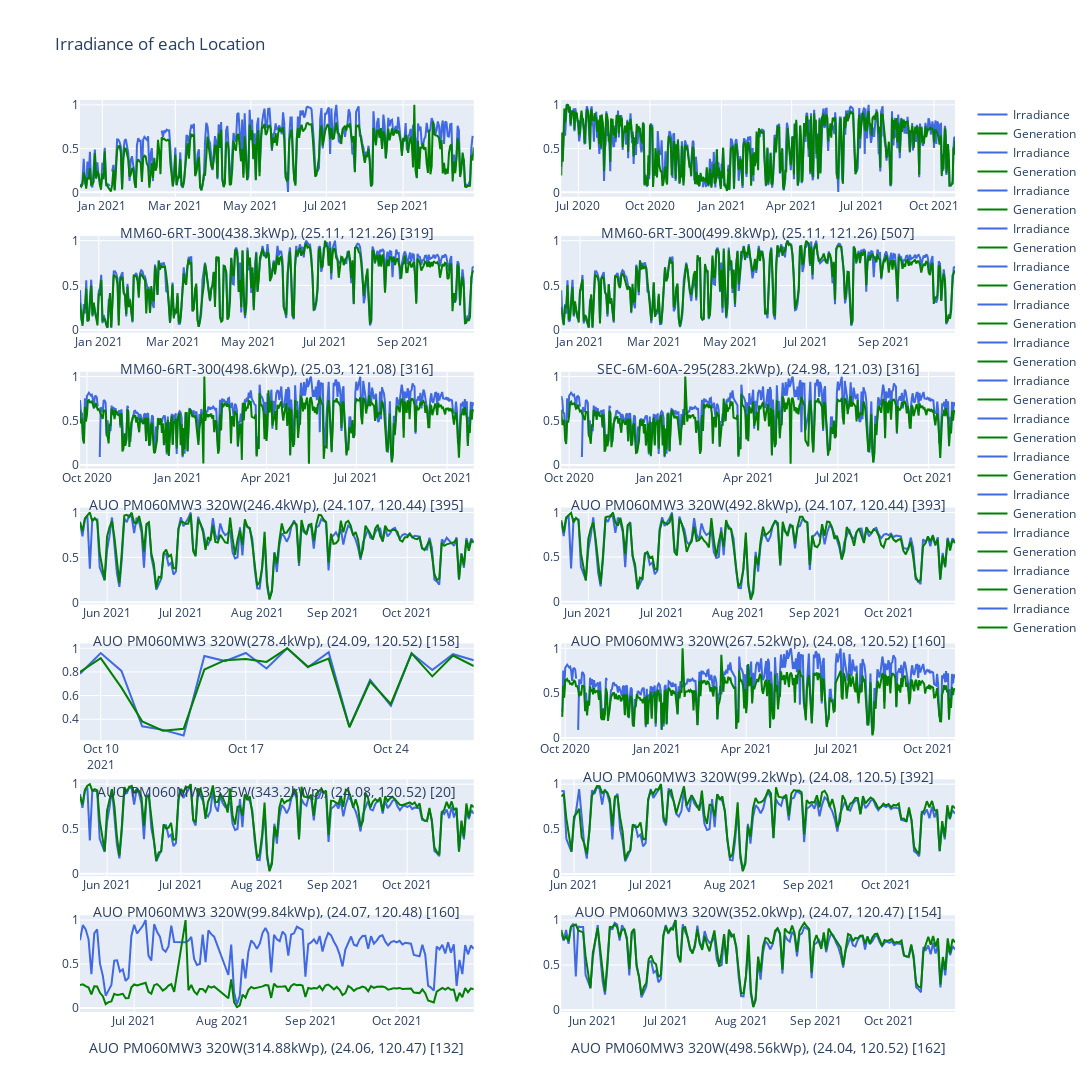

The notebook cell saved with this chart:
### Code cell
from plotly.subplots import make_subplots
import plotly.graph_objects as go

fig = make_subplots(rows=math.ceil(len(train_counts_module_capacity_location)/2), cols=2)
for i, row in train_counts_module_capacity_location.iterrows():
    idf = train[train['Lat'].eq(row['Lat']) & train['Lon'].eq(row['Lon']) & train['Module'].eq(row['Module']) & train['Capacity'].eq(row['Capacity'])]
    fig.add_trace(go.Scatter(x=idf['Date'], y=idf['Irradiance']/idf['Irradiance'].max(), name='Irradiance', line = dict(color='royalblue')), row=i//2+1, col=i%2+1)
    fig.add_trace(go.Scatter(x=idf['Date'], y=idf['Generation']/idf['Generation'].max(), name='Generation', line = dict(color='green')), row=i//2+1, col=i%2+1)
    fig.update_xaxes(title_text=f"{row['Module']}({row['Capacity']}kWp), ({row['Lat']}, {row['Lon']}) [{len(idf)}]", row=i//2+1, col=i%2+1)
fig.update_layout(height=1600, width=1600, title_text="Irradiance of each Location")

### Figure 1 — Plotly figure (JSON) as saved in the notebook; plotly's stock layout.template omitted (floating-point values rounded to 4 significant figures; data arrays with more than 128 entries replaced by an {"elided": "..."} marker saying what was removed)
{"data": [{"line": {"color": "royalblue"}, "name": "Irradiance", "type": "scatter", "x": {"elided": "319 str values"}, "xaxis": "x", "y": {"elided": "319 float values"}, "yaxis": "y"}, {"line": {"color": "green"}, "name": "Generation", "type": "scatter", "x": {"elided": "319 str values"}, "xaxis": "x", "y": {"elided": "319 float values"}, "yaxis": "y"}, {"line": {"color": "royalblue"}, "name": "Irradiance", "type": "scatter", "x": {"elided": "507 str values"}, "xaxis": "x2", "y": {"elided": "507 float values"}, "yaxis": "y2"}, {"line": {"color": "green"}, "name": "Generation", "type": "scatter", "x": {"elided": "507 str values"}, "xaxis": "x2", "y": {"elided": "507 float values"}, "yaxis": "y2"}, {"line": {"color": "royalblue"}, "name": "Irradiance", "type": "scatter", "x": {"elided": "316 str values"}, "xaxis": "x3", "y": {"elided": "316 float values"}, "yaxis": "y3"}, {"line": {"color": "green"}, "name": "Generation", "type": "scatter", "x": {"elided": "316 str values"}, "xaxis": "x3", "y": {"elided": "316 float values"}, "yaxis": "y3"}, {"line": {"color": "royalblue"}, "name": "Irradiance", "type": "scatter", "x": {"elided": "316 str values"}, "xaxis": "x4", "y": {"elided": "316 float values"}, "yaxis": "y4"}, {"line": {"color": "green"}, "name": "Generation", "type": "scatter", "x": {"elided": "316 str values"}, "xaxis": "x4", "y": {"elided": "316 float values"}, "yaxis": "y4"}, {"line": {"color": "royalblue"}, "name": "Irradiance", "type": "scatter", "x": {"elided": "395 str values"}, "xaxis": "x5", "y": {"elided": "395 float values"}, "yaxis": "y5"}, {"line": {"color": "green"}, "name": "Generation", "type": "scatter", "x": {"elided": "395 str values"}, "xaxis": "x5", "y": {"elided": "395 float values"}, "yaxis": "y5"}, {"line": {"color": "royalblue"}, "name": "Irradiance", "type": "scatter", "x": {"elided": "393 str values"}, "xaxis": "x6", "y": {"elided": "393 float values"}, "yaxis": "y6"}, {"line": {"color": "green"}, "name": "Generation", "type": "scatter", "x": {"elided": "393 str values"}, "xaxis": "x6", "y": {"elided": "393 float values"}, "yaxis": "y6"}, {"line": {"color": "royalblue"}, "name": "Irradiance", "type": "scatter", "x": {"elided": "158 str values"}, "xaxis": "x7", "y": {"elided": "158 float values"}, "yaxis": "y7"}, {"line": {"color": "green"}, "name": "Generation", "type": "scatter", "x": {"elided": "158 str values"}, "xaxis": "x7", "y": {"elided": "158 float values"}, "yaxis": "y7"}, {"line": {"color": "royalblue"}, "name": "Irradiance", "type": "scatter", "x": {"elided": "160 str values"}, "xaxis": "x8", "y": {"elided": "160 float values"}, "yaxis": "y8"}, {"line": {"color": "green"}, "name": "Generation", "type": "scatter", "x": {"elided": "160 str values"}, "xaxis": "x8", "y": {"elided": "160 float values"}, "yaxis": "y8"}, {"line": {"color": "royalblue"}, "name": "Irradiance", "type": "scatter", "x": ["2021-10-09T00:00:00", "2021-10-10T00:00:00", "2021-10-11T00:00:00", "2021-10-12T00:00:00", "2021-10-13T00:00:00", "2021-10-14T00:00:00", "2021-10-15T00:00:00", "2021-10-16T00:00:00", "2021-10-17T00:00:00", "2021-10-18T00:00:00", "2021-10-19T00:00:00", "2021-10-20T00:00:00", "2021-10-21T00:00:00", "2021-10-22T00:00:00", "2021-10-23T00:00:00", "2021-10-24T00:00:00", "2021-10-25T00:00:00", "2021-10-26T00:00:00", "2021-10-27T00:00:00", "2021-10-28T00:00:00"], "xaxis": "x9", "y": [0.7854, 0.9602, 0.8089, 0.3399, 0.3101, 0.2631, 0.9357, 0.892, 0.9606, 0.8296, 1, 0.8397, 0.9669, 0.3361, 0.7321, 0.5146, 0.9578, 0.8161, 0.9501, 0.8992], "yaxis": "y9"}, {"line": {"color": "green"}, "name": "Generation", "type": "scatter", "x": ["2021-10-09T00:00:00", "2021-10-10T00:00:00", "2021-10-11T00:00:00", "2021-10-12T00:00:00", "2021-10-13T00:00:00", "2021-10-14T00:00:00", "2021-10-15T00:00:00", "2021-10-16T00:00:00", "2021-10-17T00:00:00", "2021-10-18T00:00:00", "2021-10-19T00:00:00", "2021-10-20T00:00:00", "2021-10-21T00:00:00", "2021-10-22T00:00:00", "2021-10-23T00:00:00", "2021-10-24T00:00:00", "2021-10-25T00:00:00", "2021-10-26T00:00:00", "2021-10-27T00:00:00", "2021-10-28T00:00:00"], "xaxis": "x9", "y": [0.7999, 0.9176, 0.6674, 0.382, 0.3036, 0.3195, 0.8204, 0.8999, 0.909, 0.8852, 1, 0.8437, 0.913, 0.332, 0.718, 0.5298, 0.9574, 0.7624, 0.9386, 0.8505], "yaxis": "y9"}, {"line": {"color": "royalblue"}, "name": "Irradiance", "type": "scatter", "x": {"elided": "392 str values"}, "xaxis": "x10", "y": {"elided": "392 float values"}, "yaxis": "y10"}, {"line": {"color": "green"}, "name": "Generation", "type": "scatter", "x": {"elided": "392 str values"}, "xaxis": "x10", "y": {"elided": "392 float values"}, "yaxis": "y10"}, {"line": {"color": "royalblue"}, "name": "Irradiance", "type": "scatter", "x": {"elided": "160 str values"}, "xaxis": "x11", "y": {"elided": "160 float values"}, "yaxis": "y11"}, {"line": {"color": "green"}, "name": "Generation", "type": "scatter", "x": {"elided": "160 str values"}, "xaxis": "x11", "y": {"elided": "160 float values"}, "yaxis": "y11"}, {"line": {"color": "royalblue"}, "name": "Irradiance", "type": "scatter", "x": {"elided": "154 str values"}, "xaxis": "x12", "y": {"elided": "154 float values"}, "yaxis": "y12"}, {"line": {"color": "green"}, "name": "Generation", "type": "scatter", "x": {"elided": "154 str values"}, "xaxis": "x12", "y": {"elided": "154 float values"}, "yaxis": "y12"}, {"line": {"color": "royalblue"}, "name": "Irradiance", "type": "scatter", "x": {"elided": "132 str values"}, "xaxis": "x13", "y": {"elided": "132 float values"}, "yaxis": "y13"}, {"line": {"color": "green"}, "name": "Generation", "type": "scatter", "x": {"elided": "132 str values"}, "xaxis": "x13", "y": {"elided": "132 float values"}, "yaxis": "y13"}, {"line": {"color": "royalblue"}, "name": "Irradiance", "type": "scatter", "x": {"elided": "162 str values"}, "xaxis": "x14", "y": {"elided": "162 float values"}, "yaxis": "y14"}, {"line": {"color": "green"}, "name": "Generation", "type": "scatter", "x": {"elided": "162 str values"}, "xaxis": "x14", "y": {"elided": "162 float values"}, "yaxis": "y14"}], "layout": {"height": 1600, "title": {"text": "Irradiance of each Location"}, "width": 1600, "xaxis": {"anchor": "y", "domain": [0, 0.45], "title": {"text": "MM60-6RT-300(438.3kWp), (25.11, 121.26) [319]"}}, "xaxis10": {"anchor": "y10", "domain": [0.55, 1], "title": {"text": "AUO PM060MW3 320W(99.2kWp), (24.08, 120.5) [392]"}}, "xaxis11": {"anchor": "y11", "domain": [0, 0.45], "title": {"text": "AUO PM060MW3 320W(99.84kWp), (24.07, 120.48) [160]"}}, "xaxis12": {"anchor": "y12", "domain": [0.55, 1], "title": {"text": "AUO PM060MW3 320W(352.0kWp), (24.07, 120.47) [154]"}}, "xaxis13": {"anchor": "y13", "domain": [0, 0.45], "title": {"text": "AUO PM060MW3 320W(314.88kWp), (24.06, 120.47) [132]"}}, "xaxis14": {"anchor": "y14", "domain": [0.55, 1], "title": {"text": "AUO PM060MW3 320W(498.56kWp), (24.04, 120.52) [162]"}}, "xaxis2": {"anchor": "y2", "domain": [0.55, 1], "title": {"text": "MM60-6RT-300(499.8kWp), (25.11, 121.26) [507]"}}, "xaxis3": {"anchor": "y3", "domain": [0, 0.45], "title": {"text": "MM60-6RT-300(498.6kWp), (25.03, 121.08) [316]"}}, "xaxis4": {"anchor": "y4", "domain": [0.55, 1], "title": {"text": "SEC-6M-60A-295(283.2kWp), (24.98, 121.03) [316]"}}, "xaxis5": {"anchor": "y5", "domain": [0, 0.45], "title": {"text": "AUO PM060MW3 320W(246.4kWp), (24.107, 120.44) [395]"}}, "xaxis6": {"anchor": "y6", "domain": [0.55, 1], "title": {"text": "AUO PM060MW3 320W(492.8kWp), (24.107, 120.44) [393]"}}, "xaxis7": {"anchor": "y7", "domain": [0, 0.45], "title": {"text": "AUO PM060MW3 320W(278.4kWp), (24.09, 120.52) [158]"}}, "xaxis8": {"anchor": "y8", "domain": [0.55, 1], "title": {"text": "AUO PM060MW3 320W(267.52kWp), (24.08, 120.52) [160]"}}, "xaxis9": {"anchor": "y9", "domain": [0, 0.45], "title": {"text": "AUO PM060MW3 325W(343.2kWp), (24.08, 120.52) [20]"}}, "yaxis": {"anchor": "x", "domain": [0.8939, 1]}, "yaxis10": {"anchor": "x10", "domain": [0.298, 0.4041]}, "yaxis11": {"anchor": "x11", "domain": [0.149, 0.2551]}, "yaxis12": {"anchor": "x12", "domain": [0.149, 0.2551]}, "yaxis13": {"anchor": "x13", "domain": [0, 0.1061]}, "yaxis14": {"anchor": "x14", "domain": [0, 0.1061]}, "yaxis2": {"anchor": "x2", "domain": [0.8939, 1]}, "yaxis3": {"anchor": "x3", "domain": [0.7449, 0.851]}, "yaxis4": {"anchor": "x4", "domain": [0.7449, 0.851]}, "yaxis5": {"anchor": "x5", "domain": [0.5959, 0.702]}, "yaxis6": {"anchor": "x6", "domain": [0.5959, 0.702]}, "yaxis7": {"anchor": "x7", "domain": [0.4469, 0.5531]}, "yaxis8": {"anchor": "x8", "domain": [0.4469, 0.5531]}, "yaxis9": {"anchor": "x9", "domain": [0.298, 0.4041]}}}
